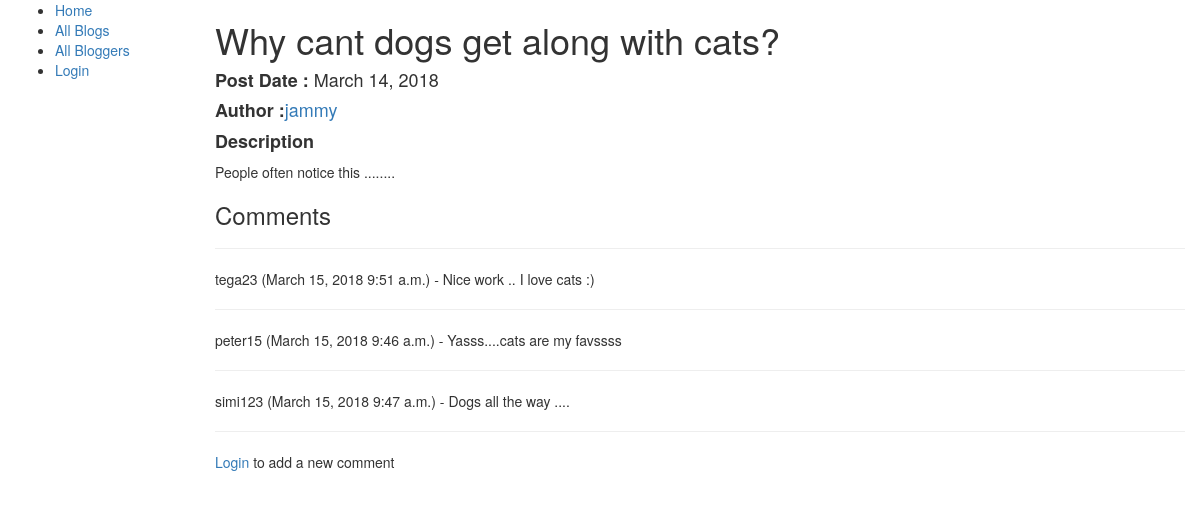
/blog/blog/1, run on an earlier commit of the app's database.
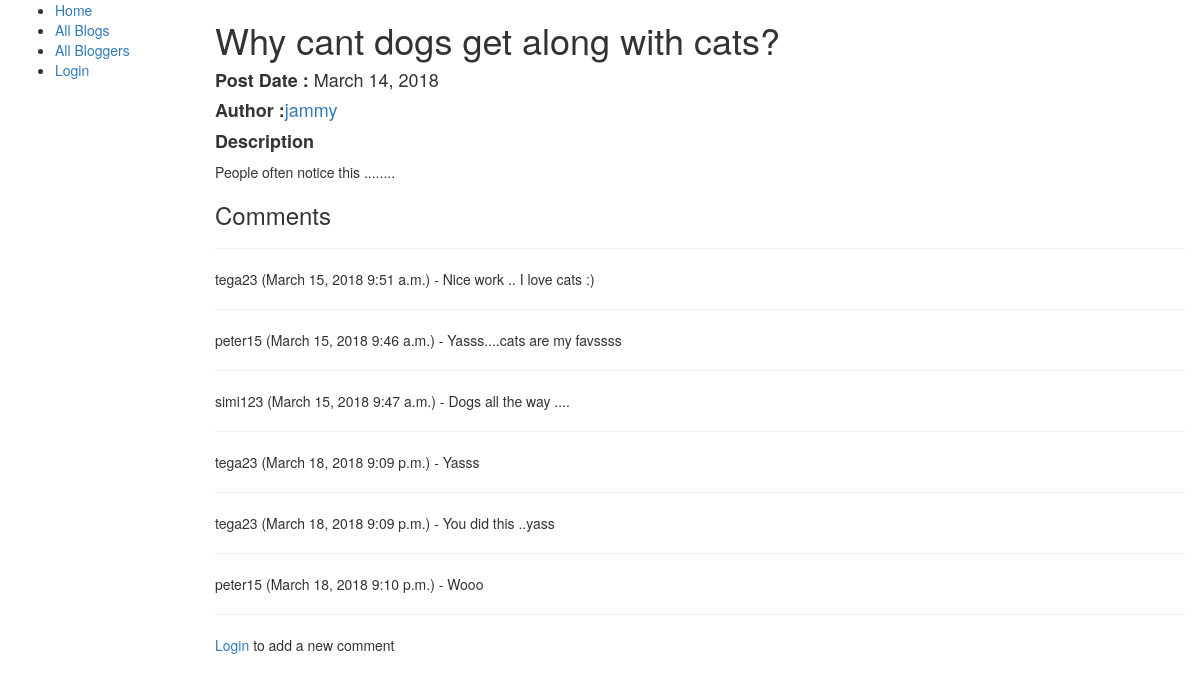
And on a later commit of the database.
### blog/models.py (models this page shows)
class Comment(models.Model):
    user = models.ForeignKey(User, on_delete = models.SET_NULL, null = True)
    blog_post = models.ForeignKey(BlogPost, on_delete = models.SET_NULL , null = True)
    comment_date = models.DateField(default = timezone.now)
    comment_time = models.TimeField(default = timezone.now)
    comment_text = models.TextField()
    def __str__(self):
        return self.comment_text

### blog/views.py (the view)
# urls.py: path('blog/<int:pk>', views.blog_detail, name ='blog-detail'),
def blog_detail(request , pk):
    blogPost = BlogPost.objects.get(pk = pk)
    comment = Comment.objects.filter(blog_post__id = pk)
    if request.method == 'POST':
        form = UserCommentForm(data = request.POST)
        if form.is_valid():
            comment_ = form.cleaned_data['comment_text']
            new_comment  = Comment.objects.create(user = request.user, blog_post = blogPost , comment_text = comment_  )
            new_comment.save()
            previous_page_url = request.POST.get('next', '/')
            return HttpResponseRedirect(previous_page_url)
    else:
        form = UserCommentForm()
    return render (request,'blog/blog_detail.html',context ={'blog_post':blogPost, 'comment':comment , 'form':form})

### blog/models.py (called while the page is built)
    def __str__(self):
        return "{}".format(self.username)

    def __str__(self):
        return "{}".format(self.blog_post_title)

### blog/templates/blog/blog_detail.html (shortened to what this page needs)
{% extends 'blog/base_generic.html' %}
{% block content %}
    <h1>{{blog_post}}</h1>
    <h4><b>Post Date :</b> {{ blog_post.post_date}}</h4>
    <h4><b>Author :</b><a href = "{% url 'blogger-detail' blog_post.blogger.id %}">{{blog_post.blogger}}</a></h4>
    <h4><b>Description</b></h4>
    <p>{{blog_post.content}}</p>
    <div class = "comments">
        <h3>Comments </h3><hr>
        {% for user_comment in comment %}
            <p>{{user_comment.user.username}} ({{user_comment.comment_date}} {{user_comment.comment_time}}) - {{user_comment}}</p>
            <hr>
        {% endfor %}
        {% if user.is_authenticated %}
           {% load widget_tweaks %}
        {% else %}
            <p><a href ="{% url 'login'%}?next={{request.path}}">Login</a> to add a new comment </p>
        {% endif %}
    </div>
{%endblock %}

What changed in the data, as far as the page shows it:
added Comment: user.username "tega23", comment_date "March 18, 2018", comment_time "9:09 p.m.", comment_text "Yasss"
added Comment: user.username "tega23", comment_date "March 18, 2018", comment_time "9:09 p.m.", comment_text "You did this ..yass"
added Comment: user.username "peter15", comment_date "March 18, 2018", comment_time "9:10 p.m.", comment_text "Wooo"
